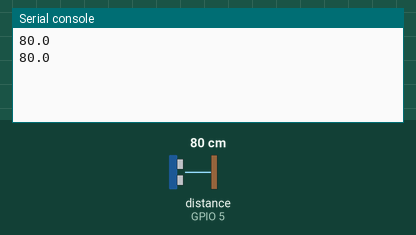
Recording of a program running on a simulated ESP32 board running MicroPython. Shown: the last lines printed to the serial console. The inputs (shaded band) are chosen by the test bench; at power-on: distance to the obstacle (sensor on GPIO 5) 80 cm. The echo pulse lasts 58.3 µs per cm.

Above: at 1.2 s.
1.3 s: distance to the obstacle (sensor on GPIO 5) set to 2 cm
At 2.6 s:
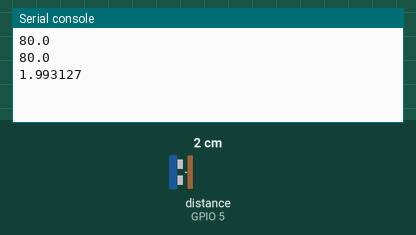
2.8 s: distance to the obstacle (sensor on GPIO 5) set to 4 cm
At 3.8 s:
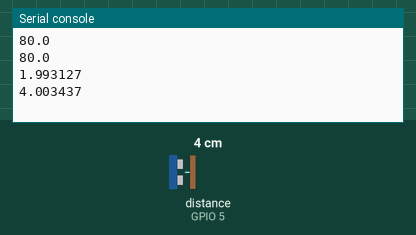
Timing chart, 0 to 5.8 s (numbered marks = the images above; inputs shaded):
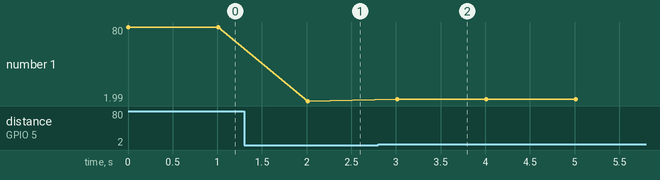

The program:

ultra_water_trial.py
```python
from machine import I2C, Pin, DAC
import time, i2c_lcd, hcsr04
from hcsr04 import HCSR04

ultra = HCSR04(trigger_pin=18, echo_pin=5)

while True:

    distance = ultra.distance_cm()
    print(distance)
    time.sleep(1)
```

Measured:
- after the input at 1.3 s, the serial console: prints a new line after 0.71 s (image 1)
- after the input at 2.8 s, the serial console: prints a new line after 0.21 s (image 2)
- plotted number 1: 80 → 1.99 after the input at 1.3 s, 1.99 → 4 after the input at 2.8 s
